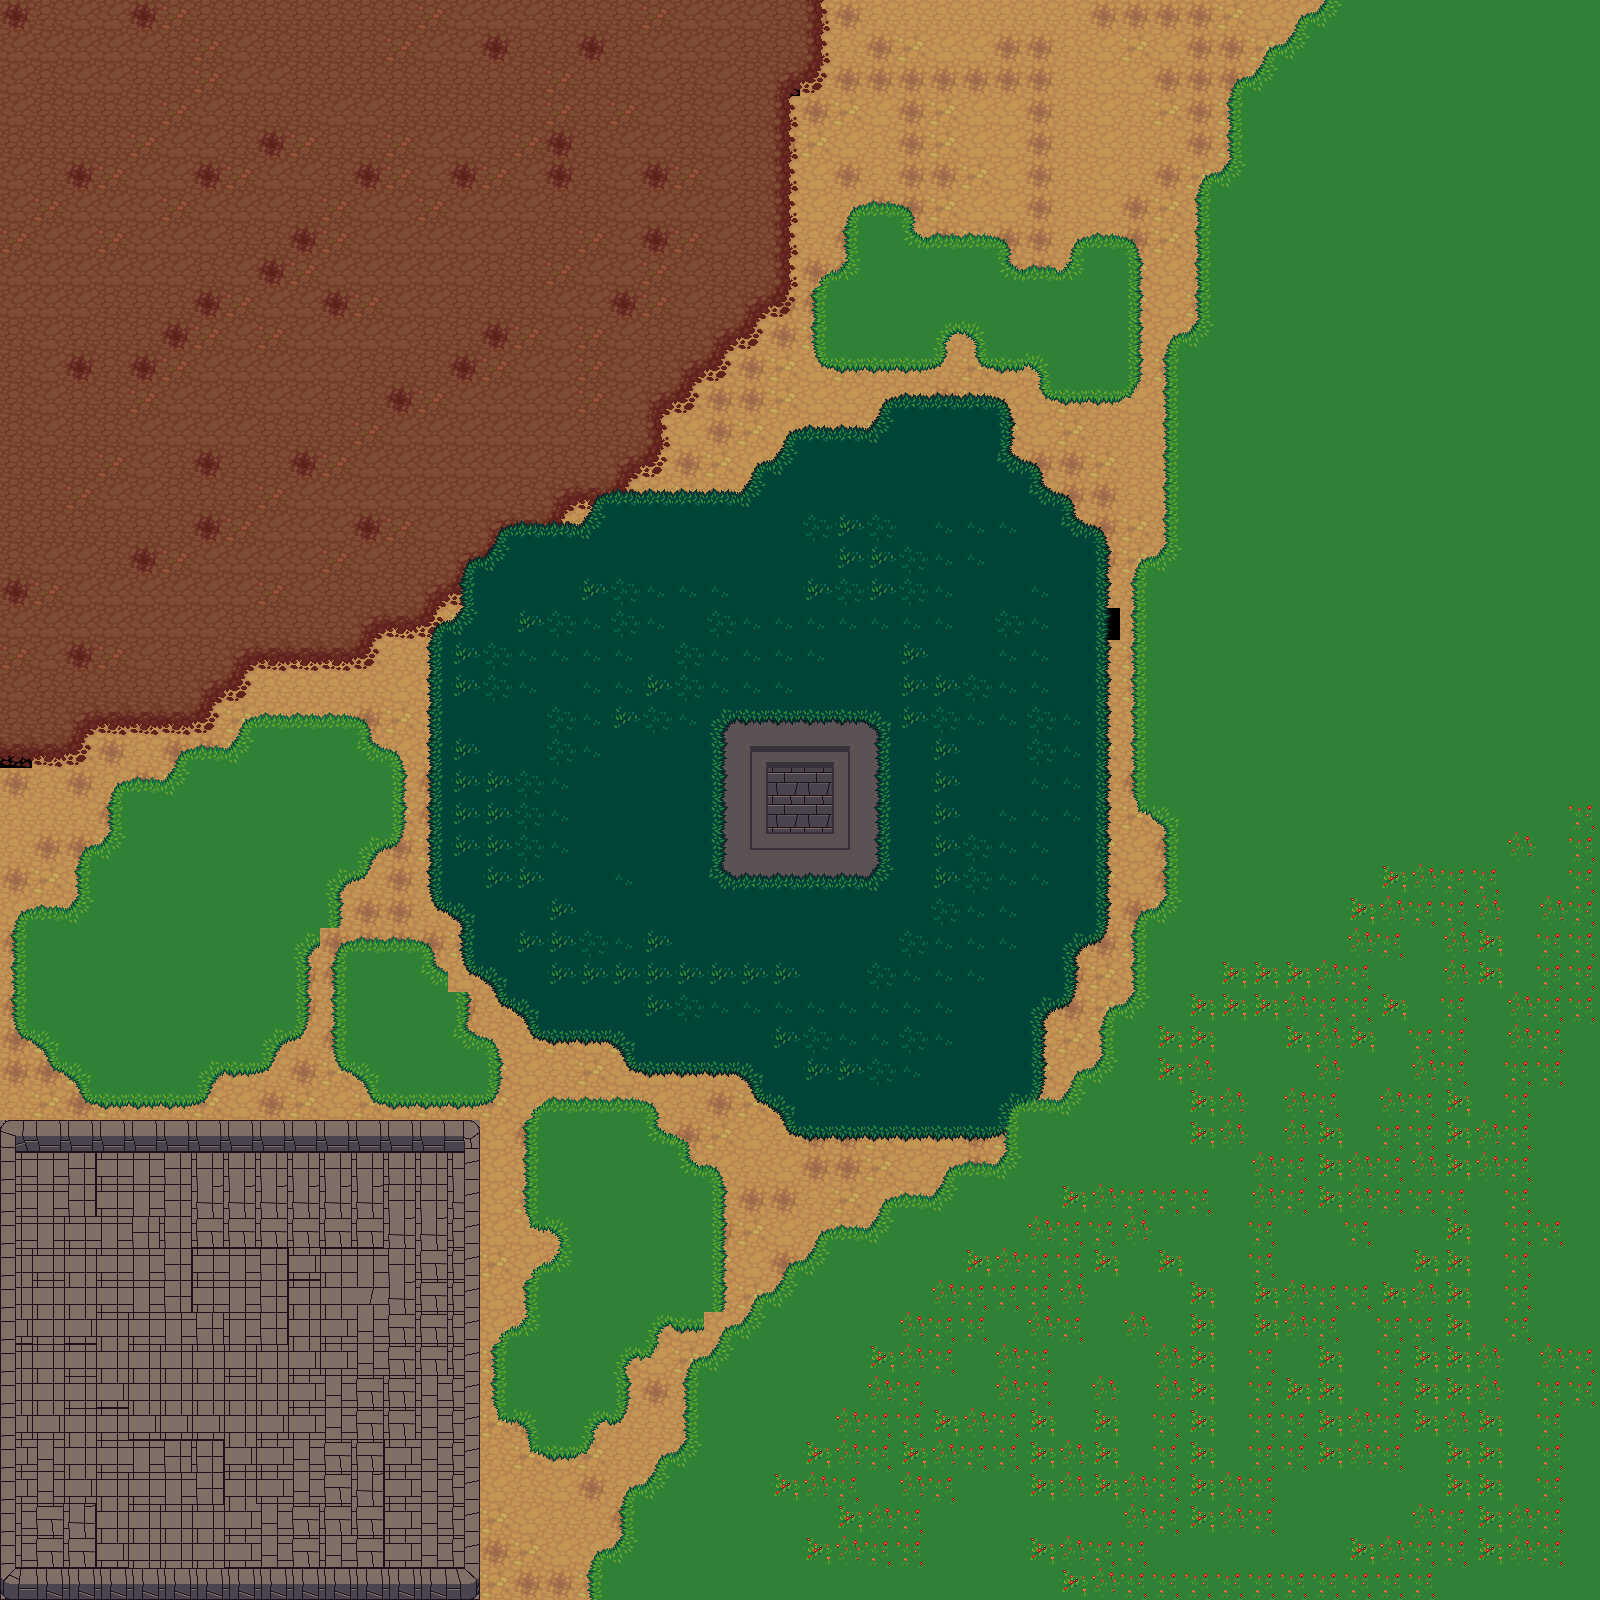

A level layout from a 2D game, rendered from its tile map. Below: a short description, then the map file with tile-grid data replaced by summaries:
An orthogonal 50x50 tile map with 32x32 px tiles, 5 tile layers (Filler, Shrine, Ground, Fronteiras, ...).

<map version="1.10" tiledversion="1.12.2" orientation="orthogonal" renderorder="right-down" width="50" height="50" tilewidth="32" tileheight="32" infinite="0" nextlayerid="7" nextobjectid="1">
 <tileset firstgid="1" source="terrain_atlas.tsx" />
 <layer id="5" name="Filler" width="50" height="50">
  <data>[2500 cells, 1328 non-empty, 4 distinct tile ids]</data>
 </layer>
 <layer id="1" name="Shrine" width="50" height="50">
  <data>[2500 cells, 36 non-empty, 10 distinct tile ids]</data>
 </layer>
 <layer id="3" name="Ground" width="50" height="50">
  <data>[2500 cells, 2213 non-empty, 58 distinct tile ids]</data>
 </layer>
 <layer id="6" name="Fronteiras" width="50" height="50">
  <data>[2500 cells, 12 non-empty, 7 distinct tile ids]</data>
 </layer>
 <layer id="4" name="City Walls" width="50" height="50">
  <data>[2500 cells, 162 non-empty, 10 distinct tile ids]</data>
 </layer>
</map>
